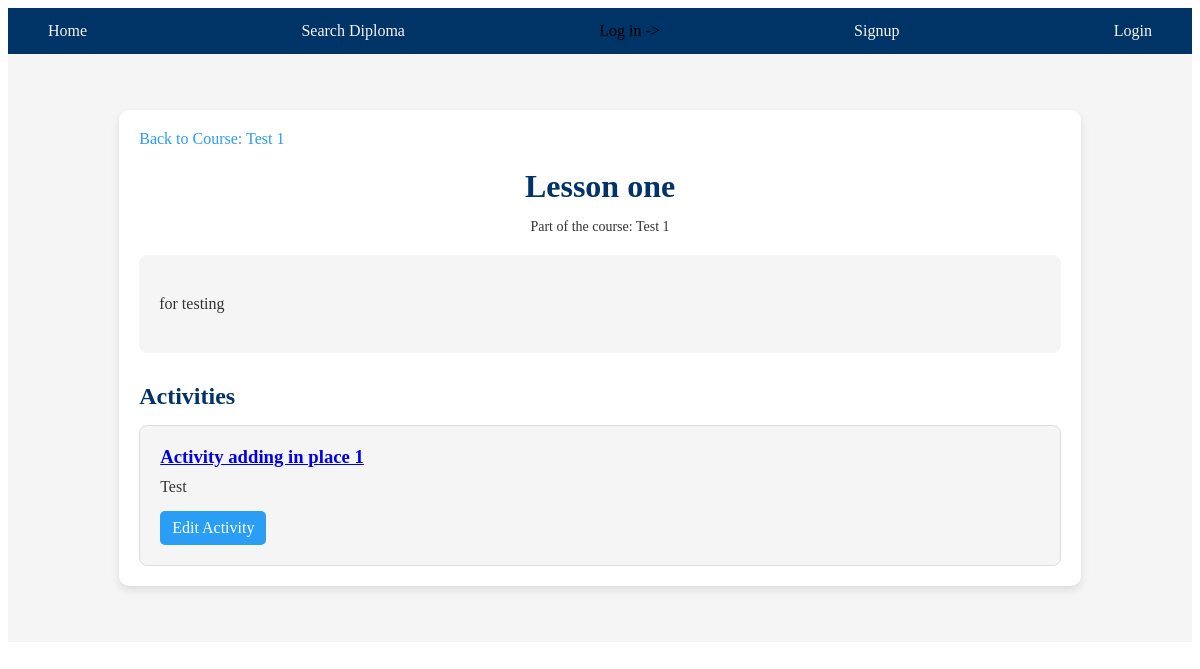
Page /lessons/1/ on the earlier database version.
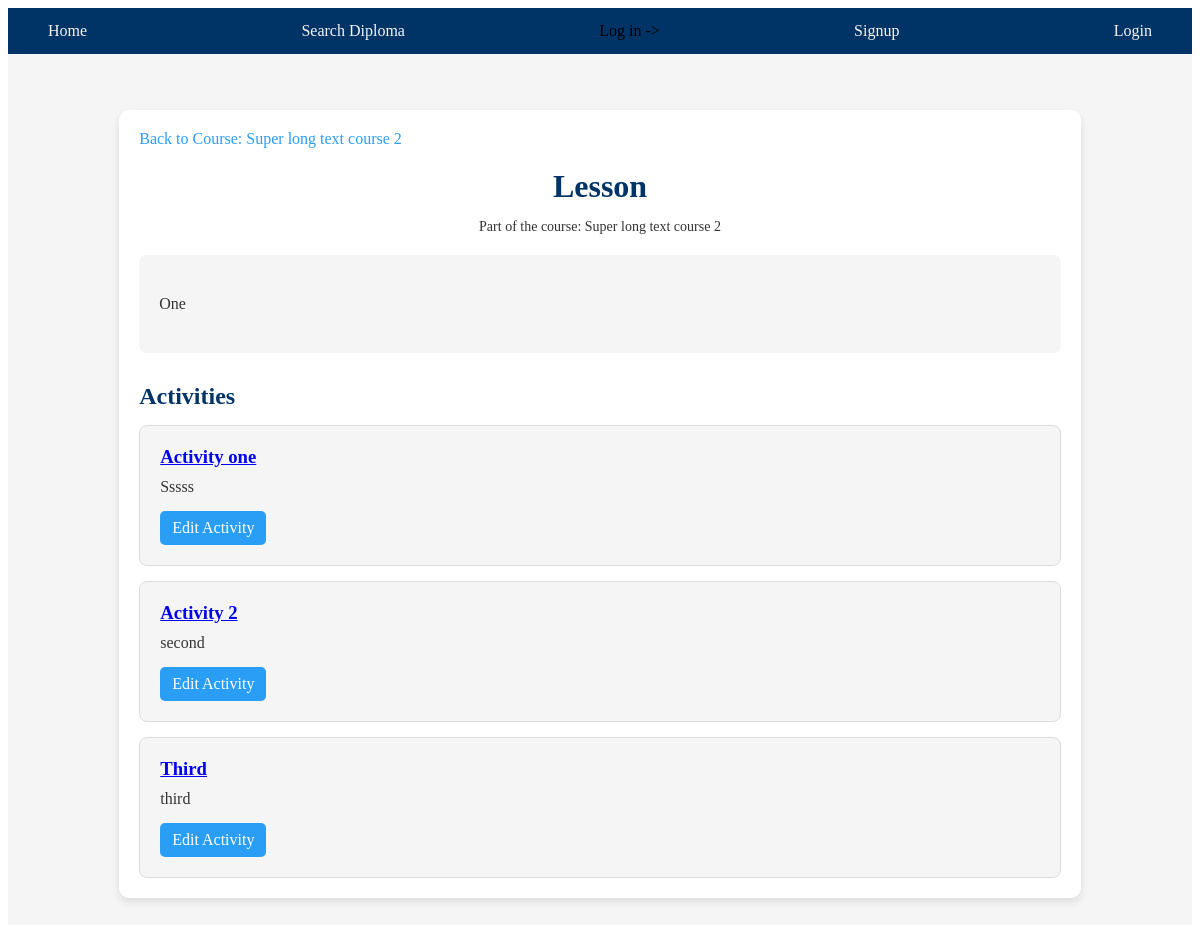
Same page on the later database version.
### edu_core/models.py (models this page shows, shortened)
class Lesson(models.Model):
    course = models.ForeignKey(Course, on_delete=models.CASCADE, related_name='lessons')
    name = models.CharField(max_length=255)
    content = models.TextField()

class Course(models.Model):
    name = models.CharField(max_length=255)
    creation_date = models.DateField(auto_now_add=True)
    last_update_date = models.DateField(auto_now=True)
    author = models.ForeignKey(CustomUser, on_delete=models.SET_NULL, null=True, limit_choices_to={'user_type': CustomUser.PROFESSOR}, related_name='authored_courses')
    students = models.ManyToManyField(CustomUser, through='Registration', related_name='registered_courses')
    image = models.ImageField(upload_to='course_images/', null=True, blank=True)
    description = models.TextField(null=True, blank=True)  # New field for course description

class Activity(models.Model):
    lesson = models.ForeignKey(Lesson, on_delete=models.CASCADE, related_name='activities')
    name = models.CharField(max_length=255)
    description = models.TextField(blank=True, null=True)
    start_date = models.DateField(blank=True, null=True)  # Add start date
    end_date = models.DateField(blank=True, null=True)    # Add end date
    questions = models.ManyToManyField(Question, through='ActivityQuestion', related_name='activity_set')

### edu_core/views/lesson_views.py (the view)
# urls.py: path('lessons/<int:lesson_id>/', lesson_view, name='lesson_view'),
def lesson_view(request, lesson_id):
    lesson = get_object_or_404(Lesson, id=lesson_id)
    return render(request, 'edu_core/lesson/lesson_view.html', {'lesson': lesson})

### edu_core/templates/edu_core/lesson/lesson_view.html (shortened to what this page needs)
{% extends "edu_core/base.html" %}
{% load static %}
{% block content %}
<link rel="stylesheet" href="{% static 'edu_core/css/lesson_view.css' %}" type="text/css">
<div class="lesson-view-container">
    <nav class="breadcrumb-nav">
        <a href="{% url 'course_detail' lesson.course.id %}" class="breadcrumb">Back to Course: {{ lesson.course.name }}</a>
    </nav>
    <header class="lesson-header">
        <h1>{{ lesson.name }}</h1>
        <p class="lesson-metadata">Part of the course: {{ lesson.course.name }}</p>
    </header>
    <section class="lesson-content">
        <p>{{ lesson.content }}</p>
    </section>
    <section class="activities-section">
        <h2>Activities</h2>
        <div class="activities-list">
            {% for activity in lesson.activities.all %}
                <div class="activity-card">
                    <h3><a href="{% url 'activity_view' activity.id %}">{{ activity.name }}</a></h3>
                    <p>{{ activity.description }}</p>
                    <div class="activity-buttons">
                        <a href="{% url 'edit_activity' activity.id %}" class="btn btn-secondary">Edit Activity</a>
                    </div>
                </div>
            {% empty %}
                <p class="no-activities">No activities found for this lesson.</p>
            {% endfor %}
        </div>
    </section>
</div>
{% endblock %}

Differences in the rows shown:
removed Activity: name "Activity adding in place 1", description "Test"
changed Lesson: course.name "Test 1" → "Super long text course 2"; name "Lesson one" → "Lesson"; content "for testing" → "One"
added Activity: name "Activity one", description "Sssss"
added Activity: name "Activity 2", description "second"
added Activity: name "Third", description "third"
